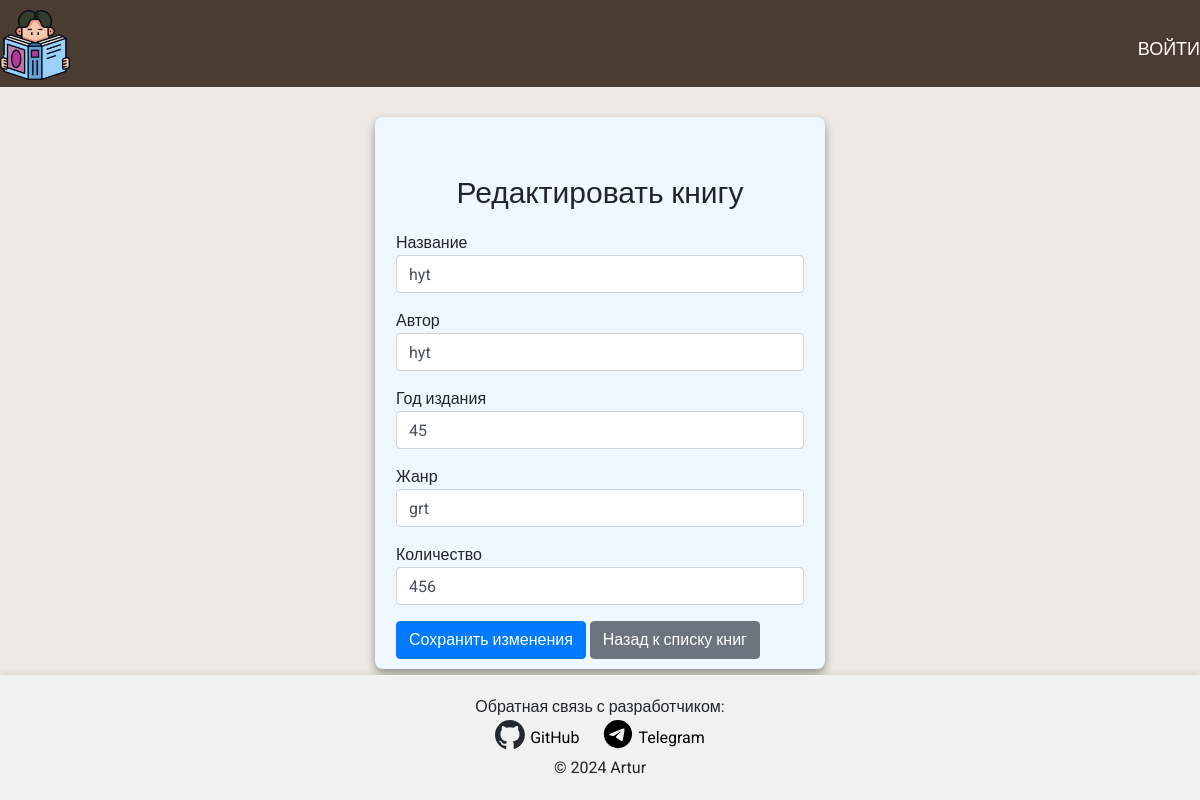
The page /edit_book/4 on the database as committed earlier.
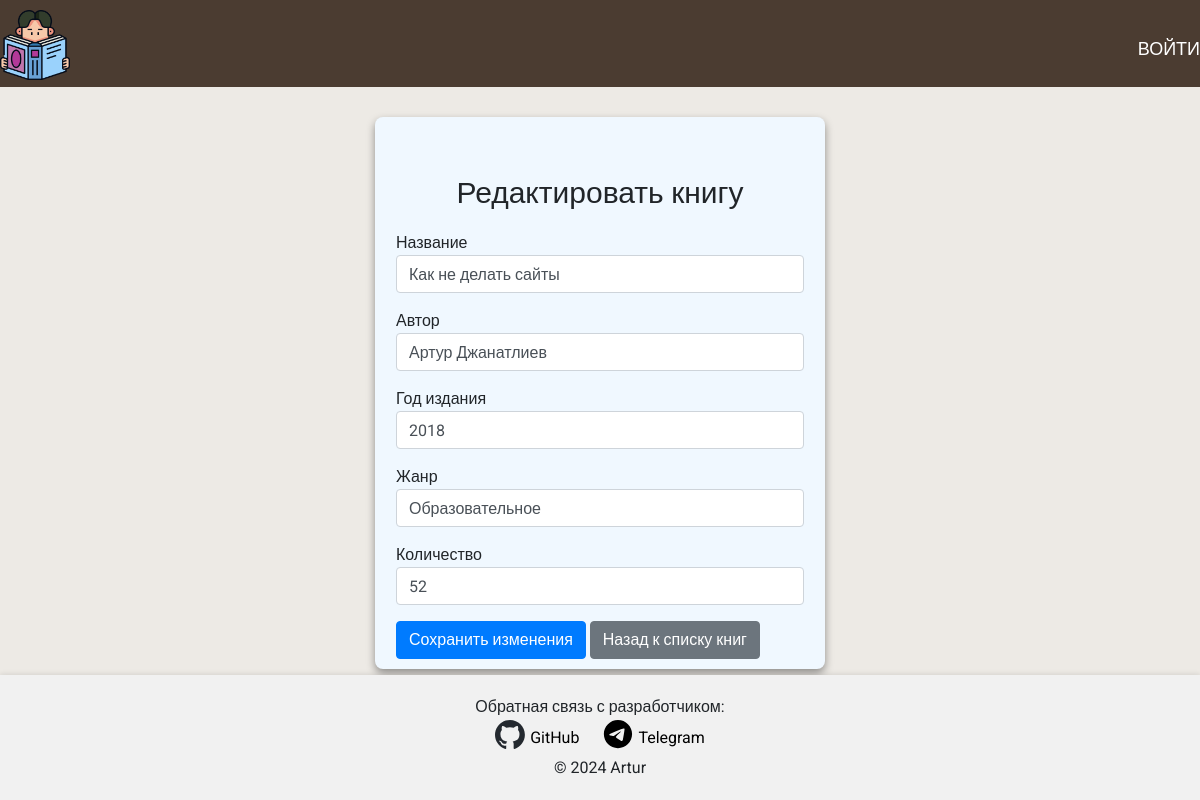
The same page on the database as committed later.
### semestr_task/models.py (models this page shows, shortened)
class Book(db.Model):
    __tablename__ = 'books'
    id = db.Column(db.Integer, primary_key=True)
    title = db.Column(db.String(255), nullable=False)
    author = db.Column(db.String(255), nullable=False)
    publication_year = db.Column(db.Integer)
    genre = db.Column(db.String(100))
    copies = db.Column(db.Integer, default=1)

### app.py (the view, shortened to what this page needs)
@app.route('/edit_book/<int:book_id>', methods=['GET', 'POST'])
def edit_book(book_id):
    book = Book.query.get(book_id)
    if not book:
        flash('Книга не найдена.', 'danger')
        return redirect(url_for('books'))
    form = BookForm(obj=book)  # Предзаполняем форму данными книги
    return render_template('edit_book.html', form=form, book=book)  # Показываем страницу редактирования

### semestr_task/forms.py
class BookForm(FlaskForm):
    title = StringField('Название', validators=[DataRequired()])
    author = StringField('Автор', validators=[DataRequired()])
    publication_year = IntegerField('Год издания', validators=[DataRequired()])
    genre = StringField('Жанр', validators=[DataRequired()])
    copies = IntegerField('Количество', validators=[DataRequired()])
    submit = SubmitField('Сохранить')

### semestr_task/templates/edit_book.html (shortened to what this page needs)
{% extends "base.html" %}
{% block content %}
<div class="edit-container">
    <div class="form-container">
        <div class="container mt-5">
            <h1>Редактировать книгу</h1>
            <form method="POST" action="">
                <div class="form-group">
                    <label for="title">Название</label>
                    {{ form.title(class="form-control") }}
                </div>
                <div class="form-group">
                    <label for="author">Автор</label>
                    {{ form.author(class="form-control") }}
                </div>
                <div class="form-group">
                    <label for="publication_year">Год издания</label>
                    {{ form.publication_year(class="form-control") }}
                </div>
                <div class="form-group">
                    <label for="genre">Жанр</label>
                    {{ form.genre(class="form-control") }}
                </div>
                <div class="form-group">
                    <label for="copies">Количество</label>
                    {{ form.copies(class="form-control") }}
                </div>
                <button type="submit" class="btn btn-primary">Сохранить изменения</button>
                <a href="{{ url_for('books') }}" class="btn btn-secondary">Назад к списку книг</a>
            </form>
        </div>
    </div>
</div>
{% endblock %}

### semestr_task/templates/base.html (shortened to what this page needs)
<!DOCTYPE html>
<html lang="en">
<head>
    <link rel="stylesheet" href="https://stackpath.bootstrapcdn.com/bootstrap/4.5.2/css/bootstrap.min.css">
    <link rel="stylesheet" href="https://cdnjs.cloudflare.com/ajax/libs/font-awesome/5.15.4/css/all.min.css">
    <link rel="stylesheet" href="{{ url_for('static', filename='css/styles.css') }}">
</head>
<body>
    <header>
        <div class="wrap">
            <div class="header-wrap">
                <a {% if current_user.is_authenticated %} href="{{url_for('index')}}" {% else %}  href="{{url_for('login')}}"{% endif %}>
                    <div class="header_logo">
                        <img src="/static/icons/icon.png" alt="book">
                    </div>
                </a>
                {% if current_user.is_authenticated %}
                    <nav>
                        <ul>
                            <li class="action-item">
                                <a href="#">Выдать</a>
                            </li>
                            <li class="action-item">
                                <a href="#">Забрать</a>
                            </li>
                            <div class="separator"></div>
                            <li>
                                <a href="{{url_for('books')}}">Книги</a>
                            </li>
                            <li>
                                <a href="#">Читатели</a>
                            </li>
                            <li>
                                <a href="#">Отчеты</a>
                            </li>
                            <div class="separator"></div>
                            <li>
                                <a href="{{url_for('logout')}}">Выйти</a>
                            </li>
                        </ul>
                    </nav>
                {% else %}
                    <a href="{{url_for('login')}}"><h1>Войти</h1></a>
                {% endif %}
            </div>
        </div>
    </header>
    <main>
        <div class="container">
            {% block content %}{% endblock %}
        </div>
    </main>
    <footer>
        <p>Обратная связь с разработчиком:</p>
        <a href="https://github.com/Animeshnik94" target="_blank">
            <div class="feedback-icon">
                <img src="/static/icons/github.svg" alt="GitHub">
            </div>
            <p>GitHub</p>
        </a>
        <a href="https://t.me/Artur32342" target="_blank">
            <div class="feedback-icon">
                <img src="/static/icons/telegram.svg" alt="Telegram">
            </div>
            <p>Telegram</p>
        </a>
        <p>&copy; 2024 Artur</p>
    </footer>
</body>
</html>

### semestr_task/static/css/styles.css (style rules this page uses)
html, body, div, span, applet, object, iframe, h1, h2, h3, h4, h5, h6, p, blockquote, pre, a, abbr, acronym, address, big, cite, code, del, dfn, em, img, ins, kbd, q, s, samp, small, strike, strong, sub, sup, tt, var, b, u, i, center, dl, dt, dd, ol, ul, li, fieldset, form, label, legend, table, caption, tbody, tfoot, thead, tr, th, td, article, aside, canvas, details, embed, figure, figcaption, footer, header, hgroup, menu, nav, output, ruby, section, summary, time, mark, audio, video { margin: 0; padding: 0; border: 0; font-size: 100%; vertical-align: baseline; }
article, aside, details, figcaption, figure, footer, header, hgroup, menu, nav, section, summary { display: block; }
h1, h2, h3, h4, h5, h6 { font-weight: normal; }
input { outline: 0; }
article, aside, details, figcaption, figure, footer, header, hgroup, main, nav, section, summary { display: block; }
body { margin: 0; padding-bottom: 130px; background-color: #EDEAE5; font-family: "Roboto", sans-serif; }
.container { margin: 0 auto; max-width: 1500px; }
.wrap { margin: 0 auto; max-width: 1350px; }
header { background-color: #4B3C31; }
header .header-wrap { display: flex; justify-content: space-between; align-items: center; padding-top: 10px; }
header .header-wrap a { font-size: 18px; text-transform: uppercase; color: white; }
header .header-wrap .header_logo { width: 70px; height: auto; }
header .header-wrap .header_logo img { max-width: 100%; height: auto; }
footer { position: fixed; left: 0; bottom: 0; width: 100%; background-color: #f1f1f1; padding: 20px; text-align: center; box-shadow: 0 -1px 5px rgba(0, 0, 0, 0.1); }
footer p { margin: 0; }
footer a { margin: 0 10px; text-decoration: none; color: #000; display: inline-flex; align-items: center; }
footer a .feedback-icon { width: 30px; height: auto; margin-right: 5px; }
footer a .feedback-icon img { width: 100%; height: auto; }
.edit-container { display: flex; justify-content: space-around; align-items: start; margin-top: 30px; }
.edit-container .form-container { width: 450px; padding: 10px 6px; background-color: #f0f8ff; border-radius: 8px; box-shadow: 0 4px 8px rgba(0, 0, 0, 0.4); }
.edit-container .form-container h1 { text-align: center; font-size: 30px; margin-bottom: 20px; }

Rows that differ between the two databases and show on the page:
changed Book: title "hyt" → "Как не делать сайты"; author "hyt" → "Артур Джанатлиев"; publication_year "45" → "2018"; genre "grt" → "Образовательное"; copies "456" → "52"
